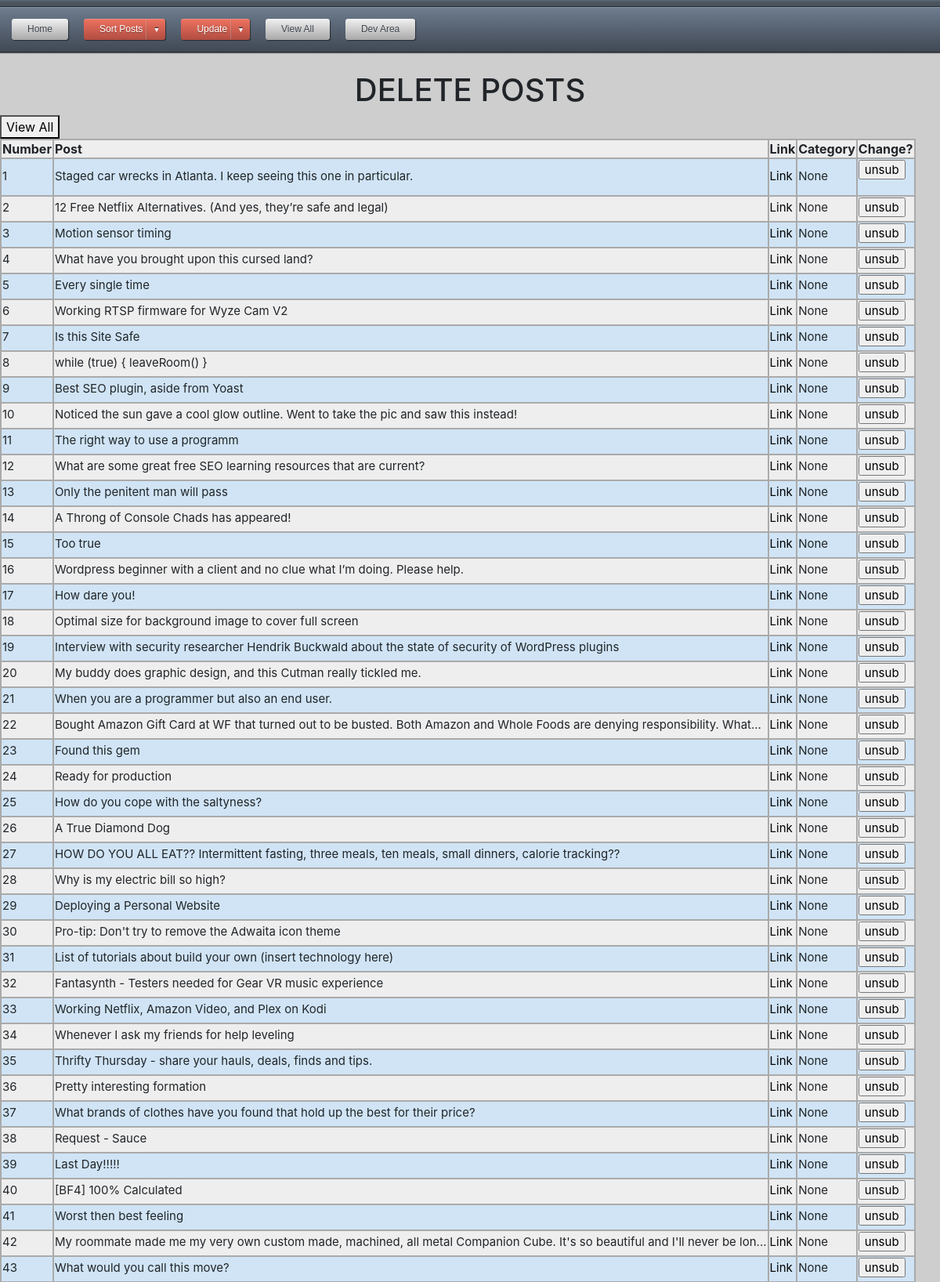
The page /unfavunsort (upper part) on the database its author committed.
### app.py (models this page shows)
class posts(db.Model):
    id = db.Column(db.String, primary_key=True)
    title = db.Column(db.String(80), unique=True, nullable=False)
    link = db.Column(db.String(120), unique=True, nullable=False)
    category = db.Column(db.String(120), unique=True, nullable=False)

### app.py (the view, shortened to what this page needs)
@app.route('/unfavunsort', methods=['GET', 'POST'])
def unfavunsort():
	db = get_db()
	cur = db.execute('SELECT id, title, link, category FROM posts WHERE category = "None"')
	results = cur.fetchall()
	return render_template("unfavunsort.html", results=results)

### app.py (called while the page is built)
def connect_db():
	sql = sqlite3.connect('C:\\Users\\MGLafayette\\Desktop\\Projects\\Flask\\data.db')
	sql.row_factory = sqlite3.Row
	return sql

def get_db():
	if not hasattr(g, 'sqlite3'):
		g.sqlite_db = connect_db()
	return g.sqlite_db

### templates/unfavunsort.html (shortened to what this page needs)
<html>
<head>
<link rel="stylesheet" type="text/css" href="{{ url_for('static', filename='CSS/style.css') }}">
</head>
<body>
{% extends "navtest.html" %}
{% block content %}
<h1>DELETE POSTS</h1>
<button type="button"><a href="{{url_for('unfavpost')}}">View All</a></button>
<table class="blueTable">
	<tr>
		<th>Number</th>
		<th>Post</th>
		<th>Link</th>
		<th>Category</th>
		<th>Change?</th>
	</tr>
	{% for post in results %}
	<tr>
		<td>{{loop.index}}</td>
		<td>{{post['title']}}</td>
		<td><a href="{{post['link']}}" target='_blank'>Link</a></td>
		<td>{{post['category']}}</td>
		<td>
			<form action="{{url_for('unfavunsort')}}" method="Post">
				<input type="submit" name="{{loop.index}}unsub" value="unsub">
		</td>
	</tr>
	{% endfor %}
</table>
<br/>
{% endblock %}

### static/CSS/style.css (style rules this page uses)
table.blueTable { border: 1px solid #1C6EA4; background-color: #EEEEEE; text-align: left; border-collapse: collapse; }
table.blueTable td, table.blueTable th { border: 2px solid #AAAAAA; }
table.blueTable tbody td { font-size: 15px; padding-bottom: 5px; }
table.blueTable tr:nth-child(even) { background: #D0E4F5; }
h1 { text-align:center; }
body { padding-bottom: .1px; }
a:link { color: black; text-decoration: none; }

### rows shown on the page
posts: title "Staged car wrecks in Atlanta. I keep seeing this one in particular.", category "None"
posts: title "12 Free Netflix Alternatives. (And yes, they’re safe and legal)", category "None"
posts: title "Motion sensor timing", category "None"
posts: title "What have you brought upon this cursed land?", category "None"
posts: title "Every single time", category "None"
posts: title "Working RTSP firmware for Wyze Cam V2", category "None"
posts: title "Is this Site Safe", category "None"
posts: title "while (true) { leaveRoom() }", category "None"
posts: title "Best SEO plugin, aside from Yoast", category "None"
posts: title "Noticed the sun gave a cool glow outline. Went to take the pic and saw this instead!", category "None"
posts: title "The right way to use a programm", category "None"
posts: title "What are some great free SEO learning resources that are current?", category "None"
posts: title "Only the penitent man will pass", category "None"
posts: title "A Throng of Console Chads has appeared!", category "None"
posts: title "Too true", category "None"
posts: title "Wordpress beginner with a client and no clue what I’m doing. Please help.", category "None"
posts: title "How dare you!", category "None"
posts: title "Optimal size for background image to cover full screen", category "None"
posts: title "Interview with security researcher Hendrik Buckwald about the state of security of WordPress plugins", category "None"
posts: title "My buddy does graphic design, and this Cutman really tickled me.", category "None"
posts: title "When you are a programmer but also an end user.", category "None"
posts: title "Bought Amazon Gift Card at WF that turned out to be busted. Both Amazon and Whole Foods are denying responsibility. What...", category "None"
posts: title "Found this gem", category "None"
posts: title "Ready for production", category "None"
posts: title "How do you cope with the saltyness?", category "None"
posts: title "A True Diamond Dog", category "None"
posts: title "HOW DO YOU ALL EAT?? Intermittent fasting, three meals, ten meals, small dinners, calorie tracking??", category "None"
posts: title "Why is my electric bill so high?", category "None"
posts: title "Deploying a Personal Website", category "None"
posts: title "Pro-tip: Don't try to remove the Adwaita icon theme", category "None"
posts: title "List of tutorials about build your own (insert technology here)", category "None"
posts: title "Fantasynth - Testers needed for Gear VR music experience", category "None"
posts: title "Working Netflix, Amazon Video, and Plex on Kodi", category "None"
posts: title "Whenever I ask my friends for help leveling", category "None"
posts: title "Thrifty Thursday - share your hauls, deals, finds and tips.", category "None"
posts: title "Pretty interesting formation", category "None"
posts: title "What brands of clothes have you found that hold up the best for their price?", category "None"
posts: title "Request - Sauce", category "None"
posts: title "Last Day!!!!!", category "None"
posts: title "[BF4] 100% Calculated", category "None"
posts: title "Worst then best feeling", category "None"
posts: title "My roommate made me my very own custom made, machined, all metal Companion Cube. It's so beautiful and I'll never be lon...", category "None"
posts: title "What would you call this move?", category "None"
